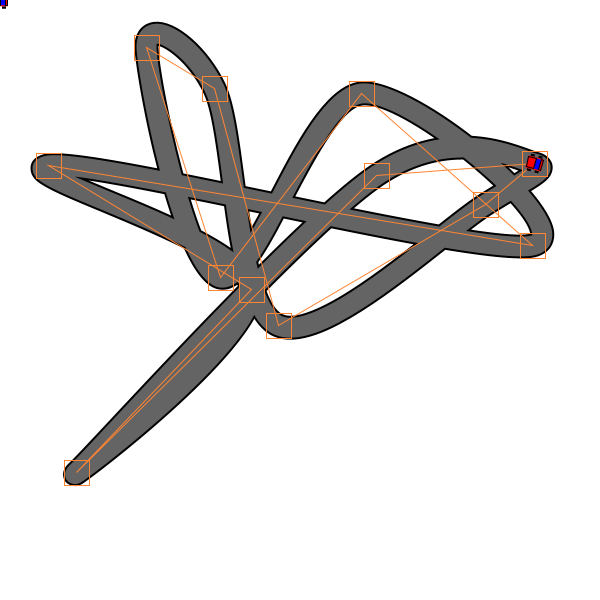
Frame 1 (no input)
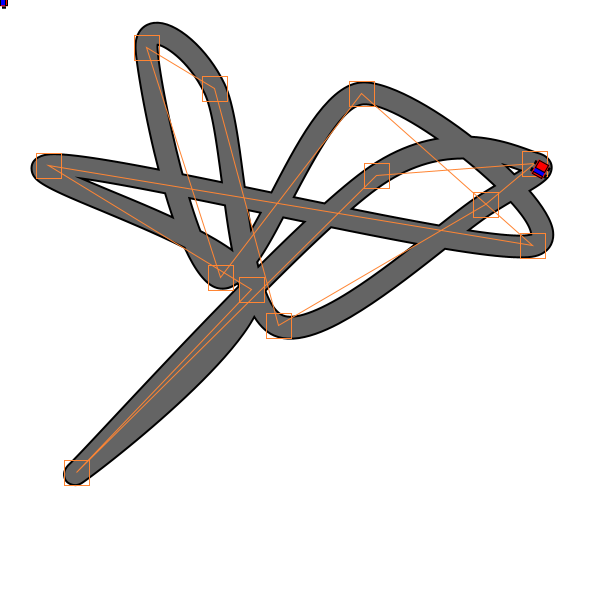
Frame 60 (the mouse pressed at the canvas centre just before this capture)
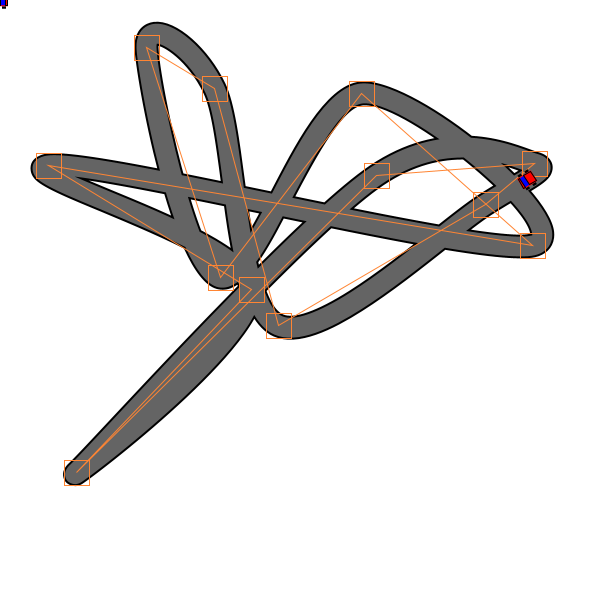
Frame 120 (the mouse held since frame 60 and released just before this capture)

The Processing sketch that drew these frames (run headless with seeded random() and noise(); from frame 60 on, the mouse is pressed at the canvas centre):

// Processing sketch: A3Completion
// ── A3Completion.pde
import java.util.ArrayList;

ArrayList<PVector> points;
ArrayList<Car> cars;

// there will be three extra points which will be the first three 
// so the thing is complete
int totalPoints = 12; 

PVector clickedOn;

int size =20;

void setup() {
  frameRate(60);
  size(600, 600);
  points = new ArrayList<PVector>();
  cars = new ArrayList<Car>();
   cars.add(new Car());
  buildSpline();
}

void buildSpline() {
  for (int i = 0; i<totalPoints; i++) {
    points.add(new PVector(random(20+size, width-20-size), random(20+size, height-20-size)));
  }
  points.add(points.get(0));
  points.add(points.get(1));
  points.add(points.get(2));
}

void draw() {
  background(255);
  
  
  //track / spline edge
  stroke(0);
  strokeWeight(size+4);
  noFill();
  beginShape();
  for (PVector p : points) {
    curveVertex(p.x, p.y);
  }
  endShape();
  
  //track / spline ashfault
  stroke(100);
  strokeWeight(size);
  noFill();
  beginShape();
  for (PVector p : points) {
    curveVertex(p.x, p.y);
  }
  endShape();

  //nodes
  stroke(255, 133, 51);
  noFill();
  strokeWeight(1);
  for (PVector p : points) {
    rect(p.x-(size+5)/2, p.y-(size+5)/2, size+5, size+5);
  }
// orange line showing connections of path
  beginShape();
  for (PVector p : points) {
    vertex(p.x, p.y);
  }
  endShape();
  // draws the cars
  for(Car c : cars){
   c.carDraw(); 
  }
  
}

void mousePressed() {
  if(mouseButton==RIGHT){
   cars.add(new Car()); 
  }
  int error =size+5; // error to give tolorince to user
  for (PVector p : points) {
    if ((mouseX < p.x+error && mouseX > p.x-error) && 
      (mouseY < p.y+error && mouseY > p.y-error)) {
      clickedOn = p;
    }
  }
}

void mouseReleased() {
  clickedOn =null;
}

void mouseDragged() {
  if (clickedOn!=null) {
    clickedOn.x=mouseX;
    clickedOn.y=mouseY;
  }
}

void mouseWheel(MouseEvent e){
  float differince = e.getCount();
   for(Car c : cars){
   c.changeSpeed(-differince); 
  }
  
  
  
  
}
// ── car.pde
class Car {

  float t =0.0;
  float speed = 0.005;
  int segment= 0;

  void carDraw() {
    carPoly();

    pushMatrix();
    PVector point = findpoint(t, segment);
    PVector tangent = findTangentLine(t, segment);
    translate(point.x, point.y);
    rotate(atan2(tangent.y, tangent.x));
    carPoly();

    translate(-point.x, -point.y);
    rotate(-atan2(tangent.y, tangent.x));
  // increment teh posiont
    t+=speed;
    // catch to see if you are over that segment.
    if (t>=1.0) {
      t=0.0;
      segment++;
      segment = segment%(points.size()-3);
    }
    popMatrix();
  }
  
//changes teh speed at which the move on the line
  void changeSpeed(float amount){
    speed = speed+(0.005*amount);
    if(speed < 0.005){
      speed =0.005;
    }
    if(speed > 0.15){
      speed=0.15;
    }
    
  }



  PVector findTangentLine(float t, int index) {

    float xTangent = curveTangent(points.get(index%points.size()).x, points.get((index+1)%points.size()).x, 
      points.get((index+2)%points.size()).x, points.get((index+3)%points.size()).x, t);
    float yTangent = curveTangent(points.get(index%points.size()).y, points.get((index+1)%points.size()).y, 
      points.get((index+2)%points.size()).y, points.get((index+3)%points.size()).y, t); 
    return new PVector(xTangent, yTangent);
  }

  PVector findpoint(float t, int index) {
    float x = curvePoint(points.get(index%points.size()).x, points.get((index+1)%points.size()).x, 
      points.get((index+2)%points.size()).x, points.get((index+3)%points.size()).x, t);
    float y = curvePoint(points.get(index%points.size()).y, points.get((index+1)%points.size()).y, 
      points.get((index+2)%points.size()).y, points.get((index+3)%points.size()).y, t);

    return new PVector(x, y);
  }

  void triangle() {
    fill(255, 0, 0);
    beginShape();
    vertex(0, 0);
    vertex(-5, -5);
    vertex(15, 0);
    vertex(-5, 5);
    endShape(CLOSE);
  }

  void carPoly() {
    noStroke();

    //top backwheel
    fill(0);
    beginShape();
    vertex(-6, -8.75);
    vertex(-6, -6.25);
    vertex(-2, -6.25);
    vertex(-2, -8.75);
    endShape(CLOSE);

    // top front
    fill(0);
    beginShape();
    vertex(2, -8.75);
    vertex(2, -6.25);
    vertex(6, -6.25);
    vertex(6, -8.75);
    endShape(CLOSE);

    //bottom backwheel
    fill(0);
    beginShape();
    vertex(-6, 6.25);
    vertex(-6, 8.75);
    vertex(-2, 8.75);
    vertex(-2, 6.25);
    endShape(CLOSE);

    // bottom front
    fill(0);
    beginShape();
    vertex(2, 6.25);
    vertex(2, 8.75);
    vertex(6, 8.75);
    vertex(6, 6.25);
    endShape(CLOSE);

    //body
    fill(255, 0, 0);
    beginShape();
    vertex(-8, -6.25);
    vertex(-8, 6.25);
    vertex(8, 6.25);
    vertex(8, -6.25);
    endShape(CLOSE);

    //windscreen
    fill(0, 0, 255);
    beginShape();
    vertex(5.5, -5.25);
    vertex(5.5, 5.25);
    vertex(0.5, 5.25);
    vertex(0.5, -5.25);
    endShape(CLOSE);

    //bonet
    strokeWeight(1);
    stroke(0);
    noFill();
    beginShape();
    vertex(5.5, -5.25);
    vertex(5.5, 5.25);
    vertex(7.5, 5.25);
    vertex(7.5, -5.25);
    endShape(CLOSE);

    //Backend
    strokeWeight(1);
    stroke(0);
    noFill();
    beginShape();
    vertex(0.5, -5.25);
    vertex(0.5, 5.25);
    vertex(-7.5, 5.25);
    vertex(-7.5, -5.25);
    endShape(CLOSE);
  }
}
